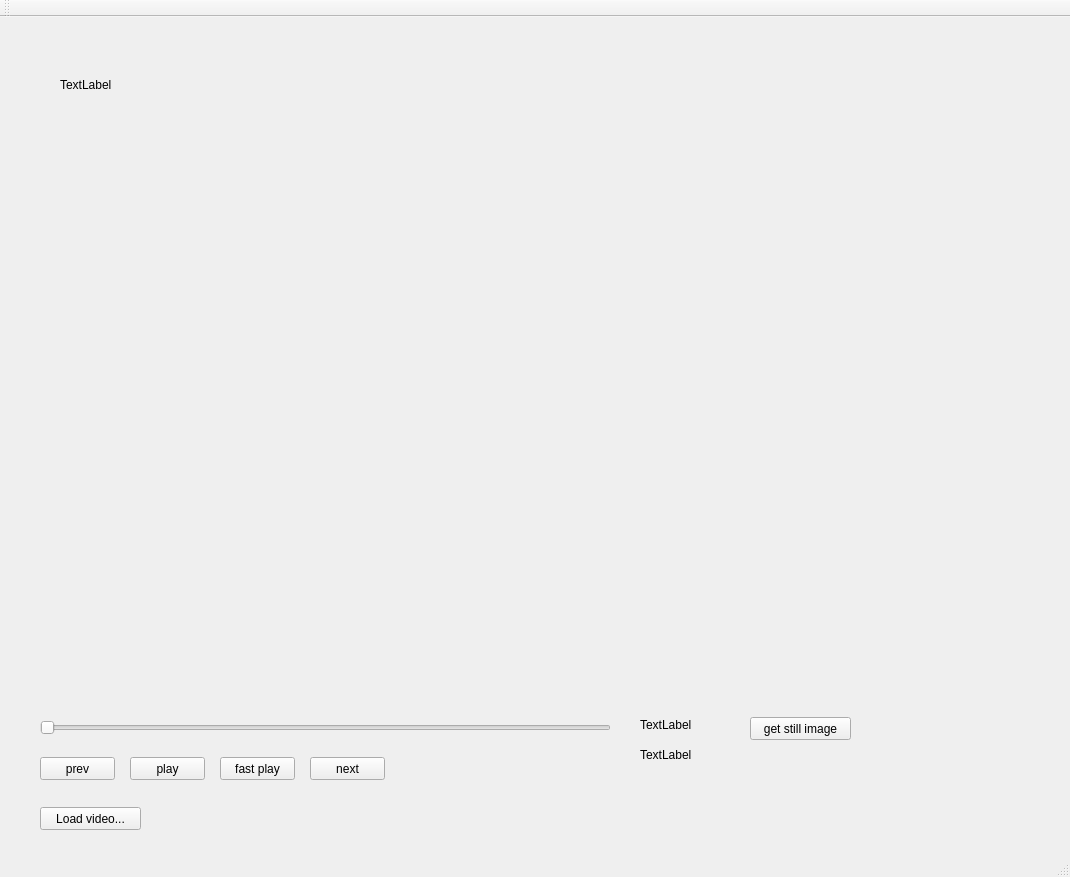
<?xml version="1.0" encoding="UTF-8"?>
<ui version="4.0">
 <class>MyMainWindow</class>
 <widget class="QMainWindow" name="MyMainWindow">
  <property name="geometry">
   <rect>
    <x>0</x>
    <y>0</y>
    <width>1070</width>
    <height>877</height>
   </rect>
  </property>
  <property name="windowTitle">
   <string>MyMainWindow</string>
  </property>
  <widget class="QWidget" name="centralWidget">
   <widget class="CVImageWidget" name="videoWidget" native="true">
    <property name="geometry">
     <rect>
      <x>10</x>
      <y>10</y>
      <width>701</width>
      <height>541</height>
     </rect>
    </property>
    <widget class="QLabel" name="videoLoadedLabel">
     <property name="geometry">
      <rect>
       <x>50</x>
       <y>50</y>
       <width>121</width>
       <height>16</height>
      </rect>
     </property>
     <property name="text">
      <string>TextLabel</string>
     </property>
    </widget>
   </widget>
   <widget class="QSlider" name="videoSlider">
    <property name="geometry">
     <rect>
      <x>40</x>
      <y>700</y>
      <width>571</width>
      <height>22</height>
     </rect>
    </property>
    <property name="orientation">
     <enum>Qt::Horizontal</enum>
    </property>
   </widget>
   <widget class="QPushButton" name="prevButton">
    <property name="geometry">
     <rect>
      <x>40</x>
      <y>740</y>
      <width>75</width>
      <height>23</height>
     </rect>
    </property>
    <property name="text">
     <string>prev</string>
    </property>
   </widget>
   <widget class="QPushButton" name="playButton">
    <property name="geometry">
     <rect>
      <x>130</x>
      <y>740</y>
      <width>75</width>
      <height>23</height>
     </rect>
    </property>
    <property name="text">
     <string>play</string>
    </property>
   </widget>
   <widget class="QPushButton" name="nextButton">
    <property name="geometry">
     <rect>
      <x>310</x>
      <y>740</y>
      <width>75</width>
      <height>23</height>
     </rect>
    </property>
    <property name="text">
     <string>next</string>
    </property>
   </widget>
   <widget class="QLabel" name="labelFrameNo">
    <property name="geometry">
     <rect>
      <x>640</x>
      <y>700</y>
      <width>61</width>
      <height>16</height>
     </rect>
    </property>
    <property name="text">
     <string>TextLabel</string>
    </property>
   </widget>
   <widget class="QLabel" name="labelTime">
    <property name="geometry">
     <rect>
      <x>640</x>
      <y>730</y>
      <width>401</width>
      <height>16</height>
     </rect>
    </property>
    <property name="text">
     <string>TextLabel</string>
    </property>
   </widget>
   <widget class="QPushButton" name="exportButton">
    <property name="geometry">
     <rect>
      <x>750</x>
      <y>700</y>
      <width>101</width>
      <height>23</height>
     </rect>
    </property>
    <property name="text">
     <string>get still image</string>
    </property>
   </widget>
   <widget class="QPushButton" name="loadButton">
    <property name="geometry">
     <rect>
      <x>40</x>
      <y>790</y>
      <width>101</width>
      <height>23</height>
     </rect>
    </property>
    <property name="text">
     <string>Load video...</string>
    </property>
   </widget>
   <widget class="QPushButton" name="fastplayButton">
    <property name="geometry">
     <rect>
      <x>220</x>
      <y>740</y>
      <width>75</width>
      <height>23</height>
     </rect>
    </property>
    <property name="text">
     <string>fast play</string>
    </property>
   </widget>
  </widget>
  <widget class="QMenuBar" name="menuBar">
   <property name="geometry">
    <rect>
     <x>0</x>
     <y>0</y>
     <width>1070</width>
     <height>21</height>
    </rect>
   </property>
  </widget>
  <widget class="QToolBar" name="mainToolBar">
   <attribute name="toolBarArea">
    <enum>TopToolBarArea</enum>
   </attribute>
   <attribute name="toolBarBreak">
    <bool>false</bool>
   </attribute>
  </widget>
  <widget class="QStatusBar" name="statusBar"/>
 </widget>
 <layoutdefault spacing="6" margin="11"/>
 <customwidgets>
  <customwidget>
   <class>CVImageWidget</class>
   <extends>QWidget</extends>
   <header location="global">cvimagewidget.h</header>
   <container>1</container>
  </customwidget>
 </customwidgets>
 <resources/>
 <connections>
  <connection>
   <sender>videoSlider</sender>
   <signal>valueChanged(int)</signal>
   <receiver>labelFrameNo</receiver>
   <slot>setNum(int)</slot>
   <hints>
    <hint type="sourcelabel">
     <x>556</x>
     <y>642</y>
    </hint>
    <hint type="destinationlabel">
     <x>653</x>
     <y>644</y>
    </hint>
   </hints>
  </connection>
 </connections>
</ui>
